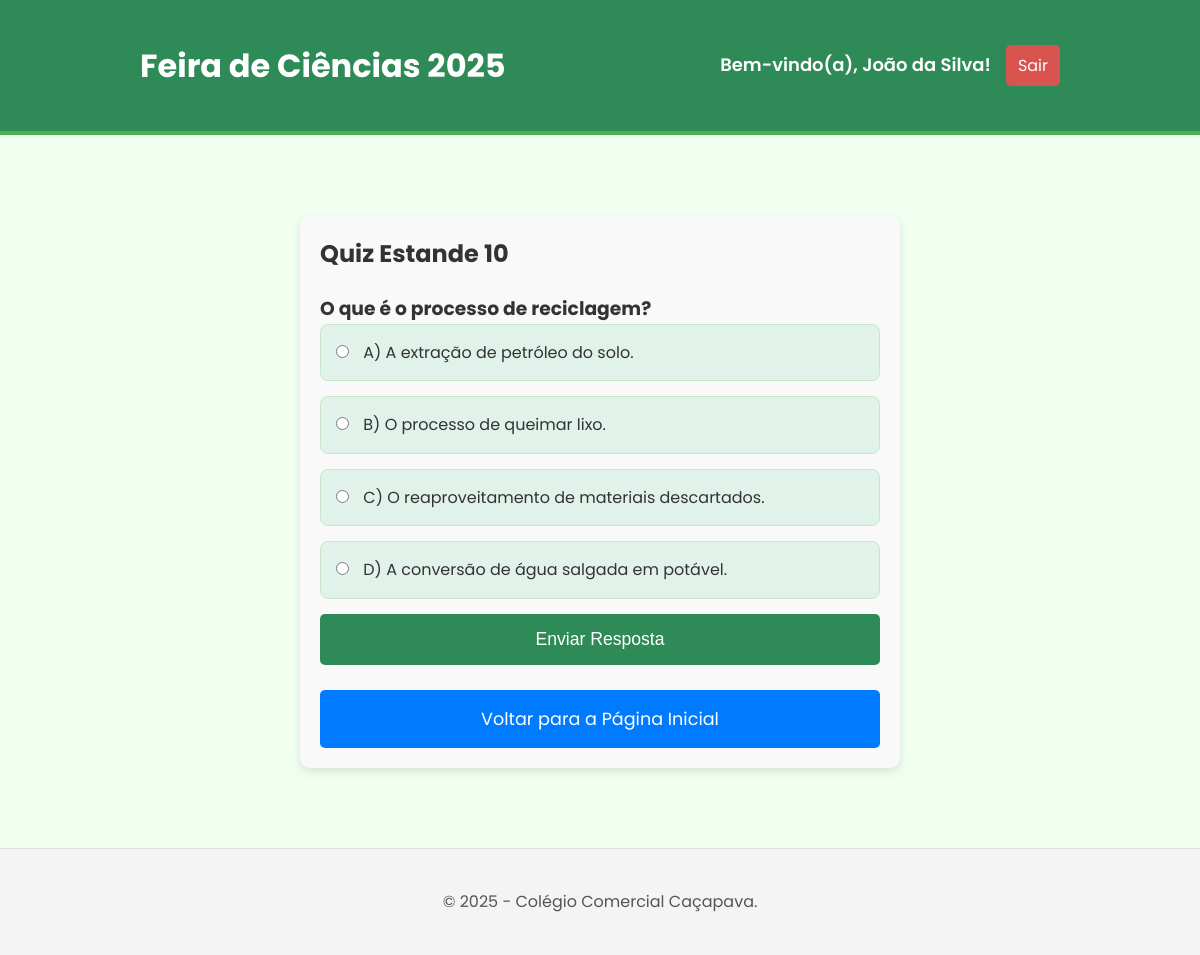
Screenshot of /pages/perguntas/perguntaEstande10.php (signed in) with the database file from the repository.
### tables this page shows
create table perguntaResposta(
    id_pergunta int primary key not null,
    fk_id_materia int not null,
    fk_id_usuario int not null,
    enunciado varchar(150) not null,
    alternativa_A varchar (50) not null,
    alternativa_B varchar (50) not null,
    alternativa_C varchar (50) not null,
    alternativa_D varchar (50) not null,
    alternativa_correta char(1) not null,
    foreign key (fk_id_materia) references materia (id_materia),
    foreign key (fk_id_usuario) references usuario (id_usuario)
);

### pages/perguntas/perguntaEstande10.php (the view, shortened to what this page needs)
<?php
$erro = $_SESSION['erro'] ?? '';
$id_materia = 10;
$quiz_ja_respondido = false;
$estande_ja_avaliado = false;
$pergunta = null;
if (!$quiz_ja_respondido && empty($erro)) {
    try {
        $database = new Conexao();
        $db = $database->getConexao();
        $sql_question = "SELECT id_pergunta, enunciado, alternativa_A, alternativa_B, alternativa_C, alternativa_D FROM perguntaResposta WHERE fk_id_materia = ? LIMIT 1";
        $stmt_question = $db->prepare($sql_question);
        $stmt_question->bind_param("i", $id_materia);
        $stmt_question->execute();
        $result = $stmt_question->get_result();
        if ($result->num_rows > 0) {
            $pergunta = $result->fetch_assoc();
        } else {
            $erro = "Nenhuma pergunta encontrada para o Estande " . $id_materia . ".";
        }
    } catch (Exception $e) {
        $erro = "Erro de conexão com o banco de dados: " . $e->getMessage();
    }
}
?>
<!DOCTYPE html>
<html lang="pt-br">
<head>
    <link rel="stylesheet" href="/ProjetoFeiraDeCiencias/style/style.css">
    <link rel="stylesheet" href="/ProjetoFeiraDeCiencias/style/stylePerguntas.css">
</head>
<body>
    <header>
        <div class="container header-content">
            <h1>Feira de Ciências 2025</h1>
            <div class="user-info">
                <span>Bem-vindo(a), <?php echo htmlspecialchars($_SESSION["nome"]); ?>!</span>
                <a href="../logout.php" class="logout-btn">Sair</a>
            </div>
        </div>
    </header>
    <main>
        <div class="container">
            <section class="question-form">
                <h2>Quiz Estande 10</h2>
                <?php if ($estande_ja_avaliado): ?>
                    <div class="aviso-message">Você já respondeu e avaliou este estande. Obrigado!</div>
                    <a href="../homepage.php" class="btn-action btn-voltar">Voltar para a Página Inicial</a>
                <?php elseif ($pergunta): ?>
                    <form action="perguntaEstande10.php" method="post">
                        <h3><?php echo htmlspecialchars($pergunta['enunciado']); ?></h3>
                        <div class="alternatives-group">
                            <label class="alternative"><input type="radio" name="resposta_usuario" value="A" required> A) <?php echo htmlspecialchars($pergunta['alternativa_A']); ?></label>
                            <label class="alternative"><input type="radio" name="resposta_usuario" value="B"> B) <?php echo htmlspecialchars($pergunta['alternativa_B']); ?></label>
                            <label class="alternative"><input type="radio" name="resposta_usuario" value="C"> C) <?php echo htmlspecialchars($pergunta['alternativa_C']); ?></label>
                            <label class="alternative"><input type="radio" name="resposta_usuario" value="D"> D) <?php echo htmlspecialchars($pergunta['alternativa_D']); ?></label>
                        </div>
                        <button type="submit" class="btn-submit">Enviar Resposta</button>
                    </form>
                    <a href="../homepage.php" class="btn-action btn-voltar">Voltar para a Página Inicial</a>
                <?php else: ?>
                    <div class="message-container error-message">Nenhuma pergunta para exibir.</div>
                    <a href="../homepage.php" class="btn-action btn-voltar">Voltar para a Página Inicial</a>
                <?php endif; ?>
            </section>
        </div>
    </main>
    <footer><div class="container"><p>&copy; 2025 - Colégio Comercial Caçapava.</p></div></footer>
</body>
</html>

### style/style.css (style rules this page uses)
* { margin: 0; padding: 0; box-sizing: border-box; }
:root { font-size: 16px; }
body { font-family: 'Poppins', sans-serif; background-color: #f0fff0; color: #333; line-height: 1.6; display: flex; flex-direction: column; min-height: 100vh; }
.container { max-width: 960px; width: 90%; margin: 0 auto; padding: 20px; }
header { background-color: #2E8B57; color: #FFFFFF; padding: 1.25rem 0; text-align: center; border-bottom: 4px solid #4CAF50; }
.header-content { display: flex; flex-wrap: wrap; justify-content: space-between; align-items: center; gap: 1rem; }
header h1 { font-size: 2rem; font-weight: 700; flex-grow: 1; text-align: left; }
.user-info { display: flex; flex-wrap: nowrap; align-items: center; gap: 0.9375rem; white-space: nowrap; }
.user-info span { font-weight: 600; color: white; }
.logout-btn { background-color: #d9534f; color: white; padding: 0.5rem 0.75rem; border-radius: 5px; text-decoration: none; transition: background-color 0.3s; }
main { flex: 1; padding: 1.25rem 0; }
footer { background-color: #f4f4f4; color: #555; text-align: center; padding: 1.25rem 0; border-top: 1px solid #ddd; }

### style/stylePerguntas.css (style rules this page uses)
body { display: flex; flex-direction: column; min-height: 100vh; }
main { flex: 1; }
.header-content { display: flex; justify-content: space-between; align-items: center; flex-wrap: wrap; gap: 10px; }
.user-info { display: flex; align-items: center; gap: 15px; }
.user-info span { font-weight: 600; color: white; font-size: clamp(14px, 2.5vw, 18px); }
.logout-btn { background-color: #d9534f; color: white; padding: 8px 12px; border-radius: 5px; text-decoration: none; transition: background-color 0.3s; }
.question-form { background-color: #f9f9f9; padding: 20px; border-radius: 10px; box-shadow: 0 4px 10px rgba(0, 0, 0, 0.1); max-width: 600px; width: 90%; margin: 40px auto; }
.question-form h2 { margin-bottom: 20px; color: #333; }
.alternatives-group { display: flex; flex-direction: column; gap: 15px; }
.alternative { background-color: #e0f2e9; border: 1px solid #c8e6c9; padding: 15px; border-radius: 8px; transition: background-color 0.3s, border-color 0.3s; cursor: pointer; }
.alternative input[type="radio"] { margin-right: 10px; }
.btn-submit, .btn-voltar, .btn-action { display: block; width: 100%; padding: 15px; border: none; border-radius: 5px; font-size: 1.1em; cursor: pointer; transition: background-color 0.3s, color 0.3s; text-align: center; text-decoration: none; margin-top: 15px; box-sizing: border-box; }
.btn-submit { background-color: #2E8B57; color: white; }
.btn-voltar { background-color: #007bff; color: white; margin-top: 25px; }

### rows the page displays
perguntaresposta: enunciado "O que é o processo de reciclagem?", alternativa_A "A extração de petróleo do solo.", alternativa_B "O processo de queimar lixo.", alternativa_C "O reaproveitamento de materiais descartados.", alternativa_D "A conversão de água salgada em potável."

### other values shown
$_SESSION["nome"] "João da Silva"
